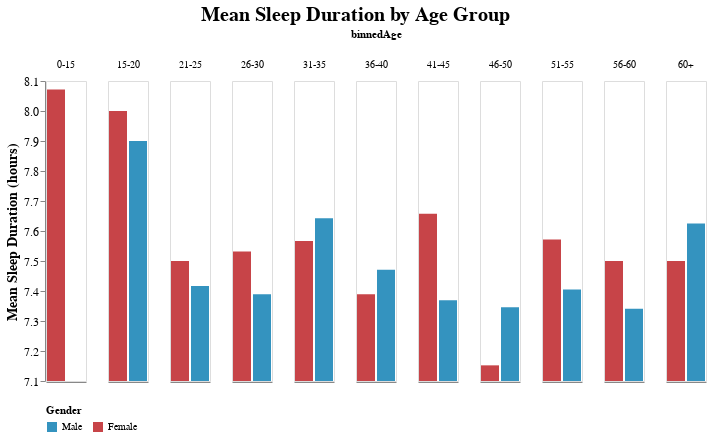

Here is the notebook cell this chart was saved with:
### Code cell
age_sleepdur_bar

### Figure 1 — Vega-Lite specification as saved in the notebook (floating-point values rounded to 4 significant figures; data arrays with more than 128 entries replaced by an {"elided": "..."} marker saying what was removed)
{"config": {"view": {"continuousWidth": 400, "continuousHeight": 300}}, "data": {"name": "data-407009e354feeb73c07d980ca3874a9b"}, "mark": "bar", "encoding": {"color": {"field": "Gender", "legend": {"orient": "bottom"}, "scale": {"domain": ["Male", "Female"], "range": ["#3493bf", "#c74448"]}, "type": "nominal"}, "column": {"field": "binnedAge", "type": "nominal"}, "tooltip": [{"aggregate": "mean", "field": "Sleep duration", "type": "quantitative"}, {"field": "Gender", "type": "nominal"}, {"field": "binnedAge", "type": "nominal"}], "x": {"axis": {"grid": false, "labels": false, "ticks": false}, "field": "Gender", "title": null, "type": "nominal"}, "y": {"aggregate": "mean", "axis": {"grid": false, "labelFontSize": 12, "titleFontSize": 14}, "field": "Sleep duration", "scale": {"zero": false}, "title": "Mean Sleep Duration (hours)", "type": "quantitative"}}, "title": {"text": ["Mean Sleep Duration by Age Group"], "anchor": "middle", "fontSize": 20}, "$schema": "https://vega.github.io/schema/vega-lite/v4.17.0.json", "datasets": {"data-407009e354feeb73c07d980ca3874a9b": {"elided": "452 records"}}}
